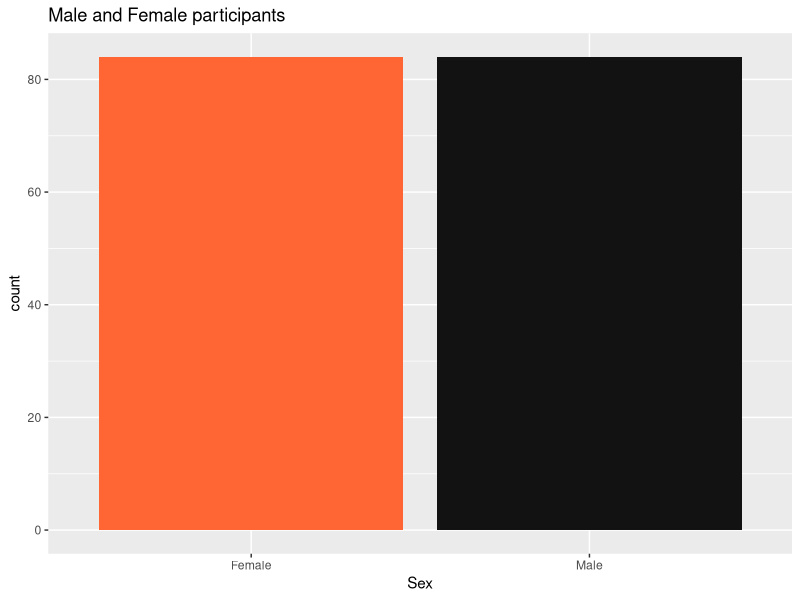
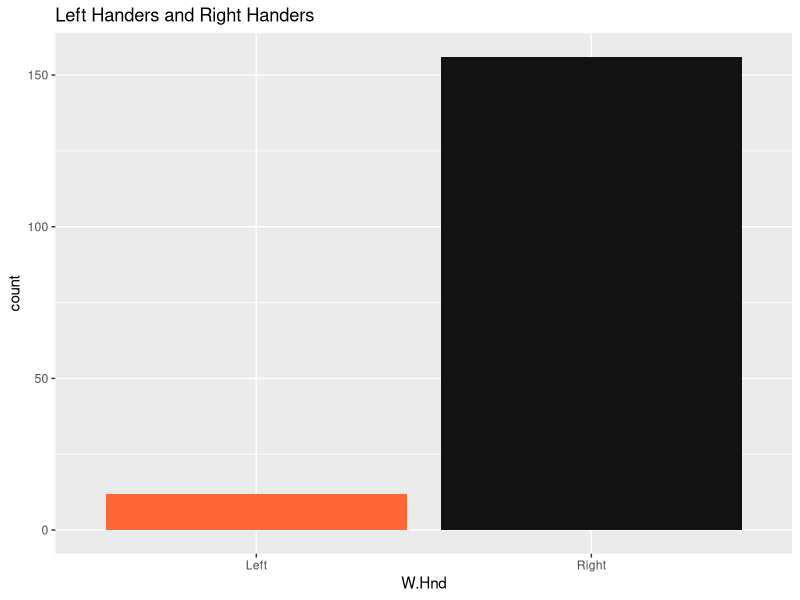
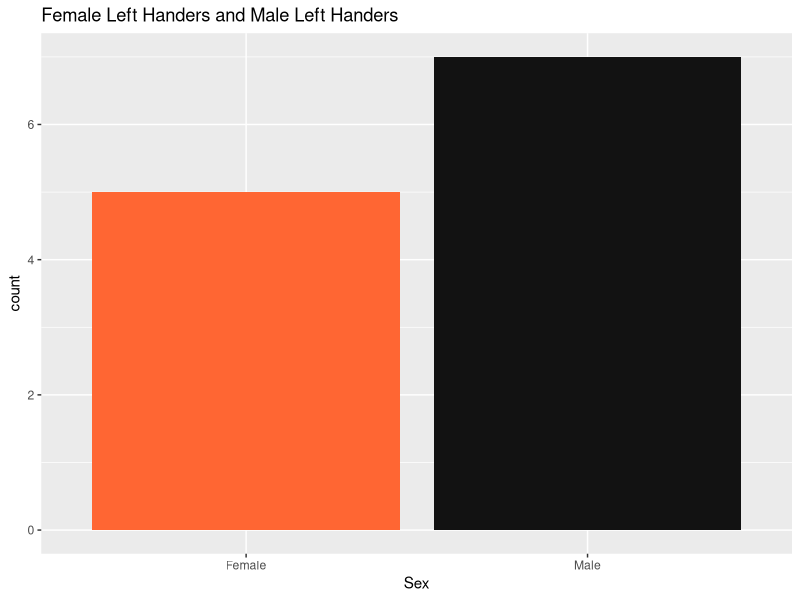
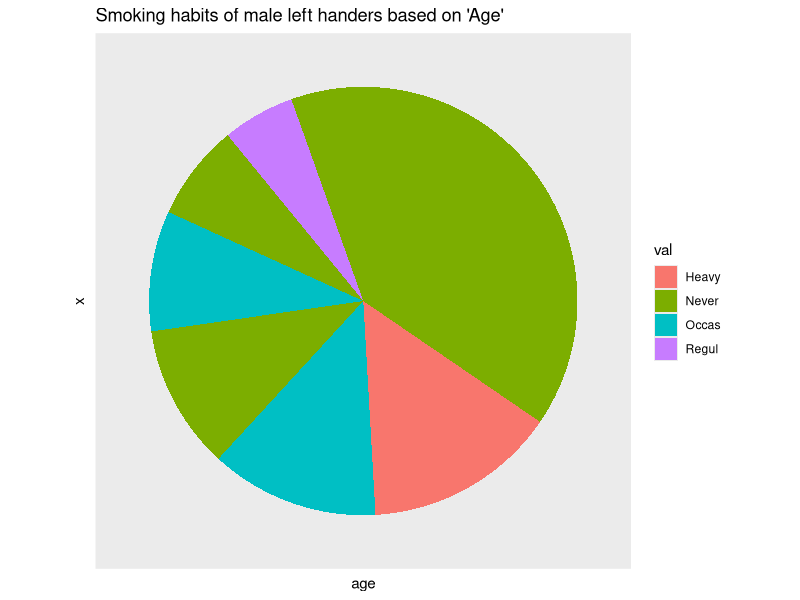
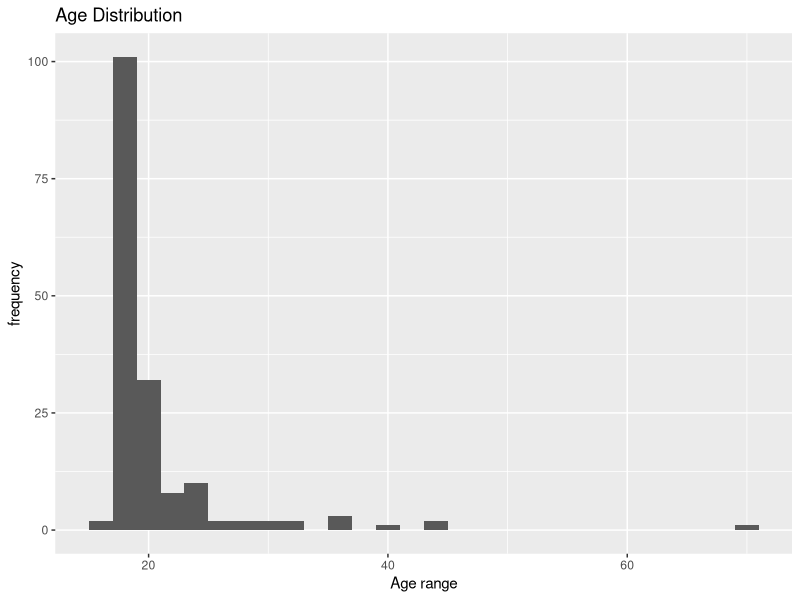
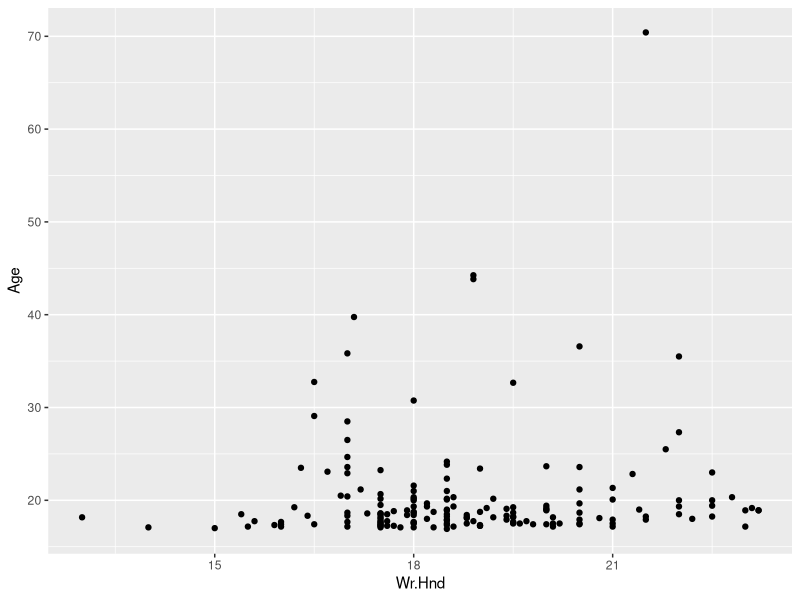
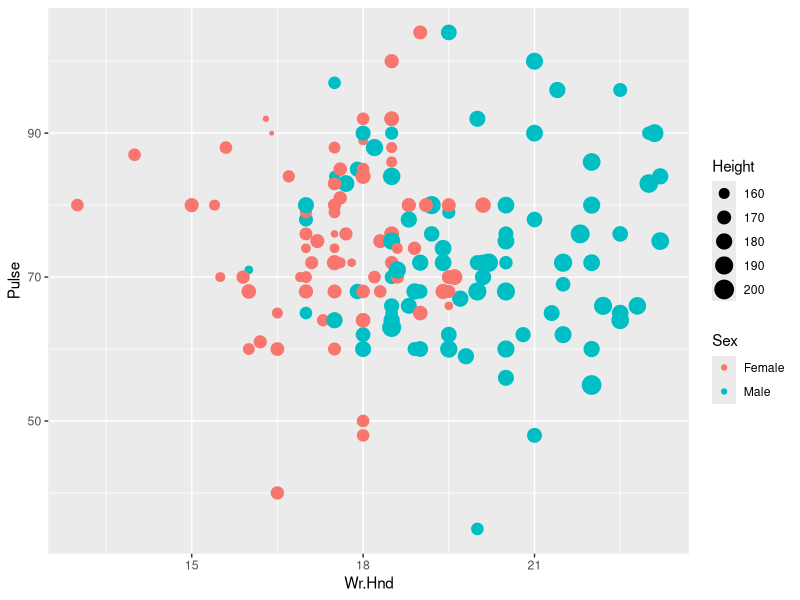
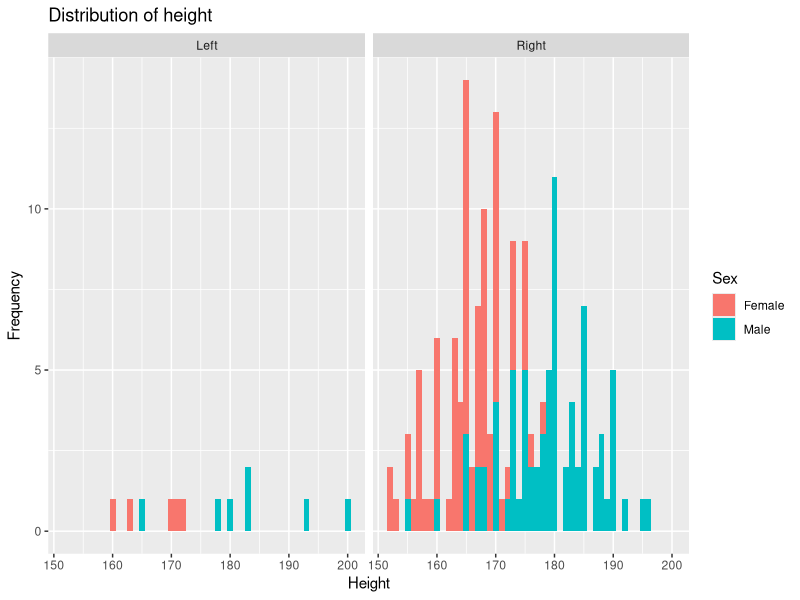

R code for these plots, in order:
## ---- chunk 1
knitr::opts_chunk$set(echo = TRUE)
## ---- chunk 2
library(MASS)
survey <- survey
df <- unique(survey)
df <- na.omit(survey)
library(ggplot2)
library(dplyr)
ggplot(df,aes(x=Sex))+geom_bar(fill = c("#FF6633","#121212"))+ggtitle("Male and Female participants")
## ---- chunk 3
ggplot(df,aes(x=W.Hnd))+geom_bar(fill = c("#FF6633","#121212")) + ggtitle("Left Handers and Right Handers")
## ---- chunk 4
df1 <- df %>%
  filter(W.Hnd == "Left")

ggplot(df1 ,aes(x=Sex))+geom_bar(fill = c("#FF6633","#121212")) + ggtitle("Female Left Handers and Male Left Handers")
## ---- chunk 5
df2 <- survey %>%
  filter(Sex == "Male" & W.Hnd == "Left")

age <- factor(df2$Age)
val <- factor(df2$Smoke)

ggplot(df2, aes(x="",y=age,fill=val))+geom_bar(width=1,stat ='identity')+coord_polar("y",start=0)+ggtitle("Smoking habits of male left handers based on 'Age'")+ theme(axis.text = element_blank(),axis.ticks=element_blank(),panel.grid = element_blank())
## ---- chunk 6
ggplot(df,aes(x = Age))+geom_histogram(binwidth=2)+labs(title = "Age Distribution", x="Age range",y="frequency")
## ---- chunk 7
ggplot(df,aes(x=Wr.Hnd,y=Age))+geom_point()
## ---- chunk 8
ggplot(df ,aes(x=Wr.Hnd,y=Pulse,size=Height,color=Sex))+geom_point()
## ---- chunk 9
unique(df$W.Hnd)
gf = factor(df$W.Hnd,levels = c("Left","Right"),labels = c("Left","Right"))
ggplot(df,aes(x=Height,fill=Sex))+geom_histogram(binwidth = 1)+labs(title = "Distribution of height",y='Frequency')+facet_wrap(gf,ncol=2)
## ---- chunk 10
df4 = factor(df$Clap,levels = c("Left","Right","Neither"),labels= c("Left","Right","Neither"))

#Writing Hand
ggplot(df,aes(x=Wr.Hnd, fill=W.Hnd))+geom_histogram(binwidth = 1)+labs(title = "Distribution of Span of Writing Hand",y='Frequency')+facet_wrap(df4,ncol=3)

#Non Writing Hand
ggplot(df,aes(x=NW.Hnd,fill=W.Hnd))+geom_histogram(binwidth = 1)+labs(title = "Distribution of Span of Non - Writing Hand",y='Frequency')+facet_wrap(df4,ncol=3)
## ---- chunk 11
gf = factor(df$Sex,levels = c("Female","Male"),labels = c("Female","Male"))
ec = factor(df$Exer, levels = c("Freq","Some","None"),labels = c("Frequently","Some","None"))
ggplot(df,aes(x=ec,y = Age))+geom_point()+facet_wrap(gf,ncol=3)
## ---- chunk 12
ggplot(df, aes(x=Wr.Hnd,y=Smoke))+geom_boxplot(fill = "#FF6633")
## ---- chunk 13
# so far I had used Iris dataset but last class, you had asked us to not use it anymore ma'am. Hence, I am using a new dataset from the MASS package
crabs <- crabs
## ---- chunk 14
#FL vs RW
ggplot(crabs, aes(x=FL,y=RW))+geom_point()

# there is a clear linear relationship between the frontal lobe size and rear width. This could be because of increase in body size resulting in increased frontal lobe size
## ---- chunk 15
normal <- mean(crabs$BD)
data <- crabs %>%
  filter(BD < normal)

colour_factor = factor(crabs$sp,levels = c("O","B"),labels=c("Orange","Blue"))
ggplot(crabs, aes(x="",y=colour_factor,fill=colour_factor))+geom_bar(width=25,stat ='identity')+coord_polar("y",start=0)

# Inference:
# the number of orange crabs that are below the normal or average BD value are lower than the blue ones. 
## ---- chunk 16
ggplot(crabs[crabs$FL>10,], aes(x=factor(crabs[crabs$FL>10,]$sex),fill=factor(crabs[crabs$FL>10,]$sex)))+geom_bar()+ggtitle("Male and Female crabs")
# They are equal in number, i.e, both male and female count of FL> 10 are same
## ---- chunk 17
ggplot(crabs, aes(x=FL,y=sex))+geom_boxplot(fill = "#FF6633")
# The box plot shows that the median value of the frontal lobe size is not that different. However, if one has to conclude, Male crabs seem to have a larger frontal lobe than the female ones in general.
